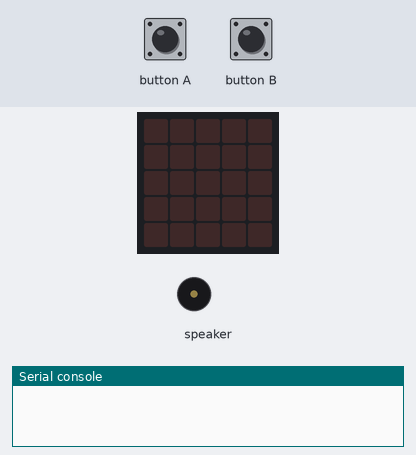
The program below on a simulated Calliope mini (MakeCode). On the bench: the board's 5×5 LED display, buzzer (waves = sounding), the last lines printed to the serial console. Inputs (shaded band) come from the test bench. No radio messages arrive unless stated (any console line starting 'radio sent:' is added by the test bench).

Above: at 1.2 s.
1.3 s: button A pressed for 0.15 s
At 3.1 s:
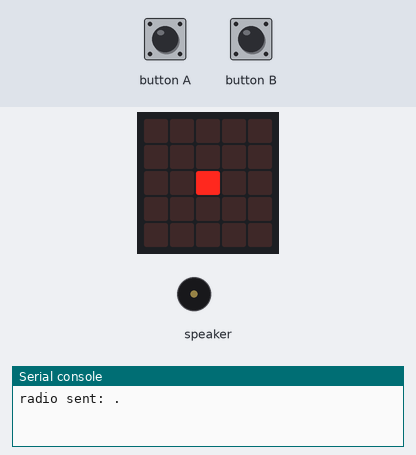
3.4 s: button B pressed for 3.2 s
At 4.6 s:
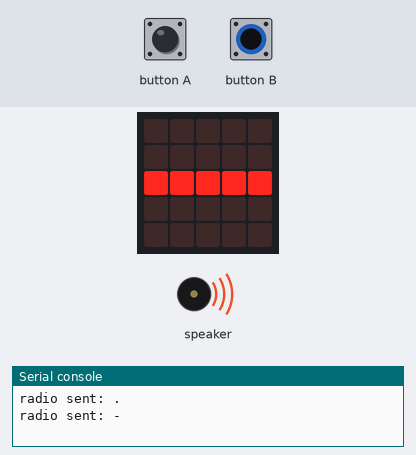
8.1 s: button A pressed for 1 s
At 8.64 s:
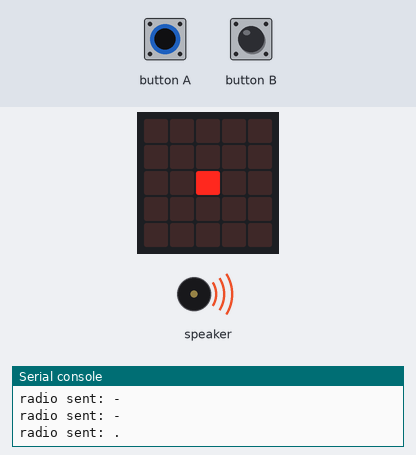
10.9 s: button A pressed for 3.2 s
At 14.9 s:
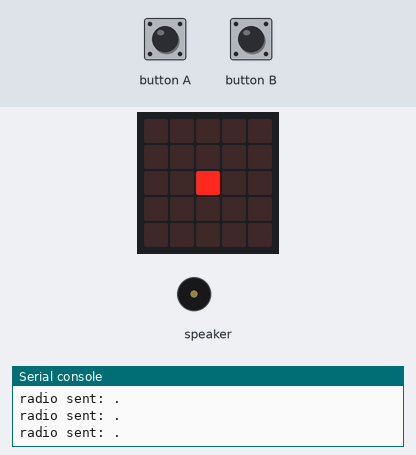
Timing chart, 0 to 16.4 s (numbered marks = the images above; inputs shaded):
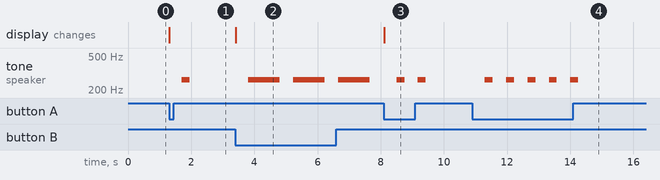

The program:

main.ts
```typescript
basic.forever(function () {
    radio.setGroup(1)
    if (input.buttonIsPressed(Button.A)) {
        radio.sendString(".")
        images.createImage(`
            . . . . .
            . . . . .
            . . # . .
            . . . . .
            . . . . .
            `).showImage(0)
        music.playTone(262, music.beat(BeatFraction.Half))
    } else if (input.buttonIsPressed(Button.B)) {
        radio.sendString("-")
        images.createImage(`
            . . . . .
            . . . . .
            # # # # #
            . . . . .
            . . . . .
            `).showImage(0)
        music.playTone(262, music.beat(BeatFraction.Double))
    }
})
```

test.ts
```typescript
// Hier kann man Tests durchführen; diese Datei wird nicht kompiliert, wenn dieses Paket als Erweiterung verwendet wird.
```

Measured:
- after the input at 1.3 s, tone on speaker: silent → 262 Hz after 0.41 s, → silent 0.25 s later; the display: changes at once (image 1)
- after the input at 3.4 s, tone on speaker: alternates 262 Hz for 1.0 s and silent for 0.43 s, starting after 0.41 s; the display: changes at once (image 2)
- after the input at 8.1 s, tone on speaker: alternates 262 Hz for 0.25 s and silent for 0.43 s, 4 changes in all, then stays silent, starting after 0.41 s; the display: changes at once (image 3)
- after the input at 10.9 s, tone on speaker: alternates 262 Hz for 0.25 s and silent for 0.43 s, 10 changes in all, then stays silent, starting after 0.40 s
